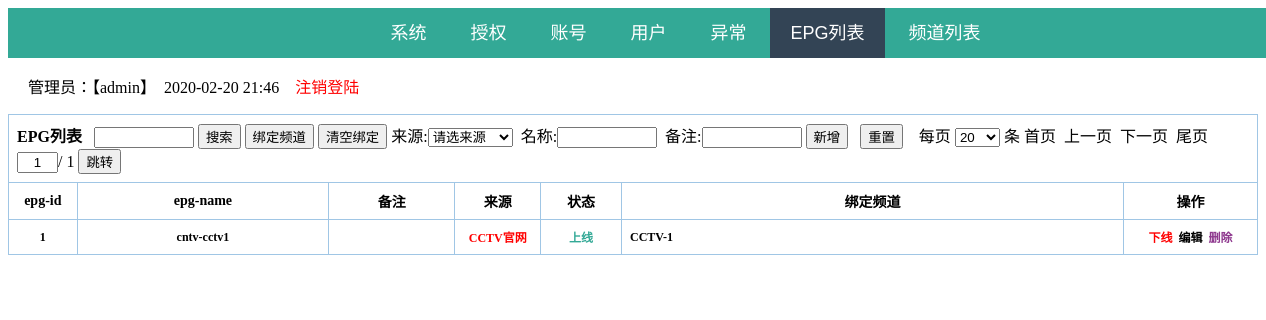
Screenshot of /admin/epg.php (signed in) with the database file from the repository.
### tables this page shows
CREATE TABLE `chzb_admin` (
  `id` int(11) NOT NULL AUTO_INCREMENT,
  `name` varchar(16) NOT NULL,
  `psw` varchar(16) NOT NULL,
  `showcounts` int(11) NOT NULL DEFAULT '100',
  `author1` tinyint(4) NOT NULL DEFAULT '0',
  `author2` tinyint(4) NOT NULL DEFAULT '0',
  `useradmin` tinyint(4) NOT NULL DEFAULT '0',
  `channeladmin` tinyint(4) NOT NULL DEFAULT '0',
  `ipcheck` tinyint(11) NOT NULL DEFAULT '0',
  `unbind` tinyint(4) DEFAULT '0',
  PRIMARY KEY (`id`)
);

CREATE TABLE `chzb_epg` (
  `id` int(11) NOT NULL AUTO_INCREMENT,
  `name` varchar(100) NOT NULL,
  `content` text,
  `status` tinyint(1) NOT NULL DEFAULT '1',
  `beizhu` varchar(100) DEFAULT NULL,
  `epg` varchar(100) DEFAULT NULL,
  `bdpd` varchar(10) DEFAULT NULL,
  PRIMARY KEY (`id`) USING BTREE
);

### val.php (called while the page is built, shortened)
<?php
if(isset($_SESSION['user'])){
  $user=$_SESSION['user'];
}else{
  header("location:userlogin.php");
}
?>

### admin/epg.php (the view, shortened to what this page needs)
<?php
include_once "nav.php";
if(isset($_GET['page'])){
	$page=$_GET['page'];
}else{
	$page=1;
}
$result=mysqli_query($GLOBALS['conn'],"select showcounts from chzb_admin where name='$user'");
if($row=mysqli_fetch_array($result)){
	$recCounts=$row['showcounts'];
}else{
	$recCounts=100;
}
$result=mysqli_query($GLOBALS['conn'],"select count(*) from chzb_epg");
if($row=mysqli_fetch_array($result)){
	$pageCount=ceil($row[0]/$recCounts);
}else{
	$userCount=0;
	$pageCount=1;
}
?>
<center>
<table border="1" bordercolor="#a0c6e5" style="border-collapse:collapse;">
    <tr>
	    <td colspan=11><b>EPG列表</b>&nbsp;&nbsp;
		    <form method="GET">
				<input type="text" style="width:100px;" name="keywords" value="<?php echo $keywords;?>">
				<input type="submit" name="submitsearch" value="搜索">
			</form>
			<form method="POST">
			    <input type="submit" name="bdpd" value="绑定频道" onclick="return confirm('自动绑定频道列表后,如果不准确请手动修改!!!')">
				<input type="submit" name="qkbd" value="清空绑定" onclick="return confirm('确定要清空绑定的频道列表吗？')">
			</form>
		    <form method="post" action="?act=add">
		        来源:<select id="epg" name="epg"> <option value="">请选来源</option><option value="cntv">CCTV官网</option><option value="tvsou">搜视网</option><option value="51zmt">51zmt</option></select>&nbsp;
                名称:<input type="text" style="width:100px;" name="name">&nbsp; 备注:<input type="text" style="width:100px;" name="beizhu">&nbsp;<input type="submit" value="新增">&nbsp;&nbsp; <input type="reset" value="重置">
            </form>
            &nbsp;&nbsp;
		    每页
			<form method="POST" id="recCounts">
			<select id="sel" name="recCounts" onchange="submitForm();">
			<?php
			switch ($recCounts) {
				case '20':
					echo "<option value=\"20\" selected=\"selected\">20</option>";
					break;
			}
			?>
			</select>
			</form>条
			<a href="<?php echo '?keywords='.$keywords.'&page=1'?>">首页</a>&nbsp;
			<a href="<?php if($page>1){$p=$page-1;}else{$p=1;} echo '?keywords='.$keywords.'&page='.$p?>">上一页</a>&nbsp;
			<a href="<?php if($page<$pageCount){$p=$page+1;} else {$p=$page;} echo '?keywords='.$keywords.'&page='.$p?>">下一页</a>&nbsp;
			<a href="<?php echo '?keywords='.$keywords.'&page='.$pageCount?>">尾页</a>
			<form method="post" id="jumpto">
			<input type="text" name="jumpto" style="text-align: center;" size=2 value="<?php echo $page?>">/
			<?php echo $pageCount?>
			<button onclick="submitjump()">跳转</button>
			</form>
		</td>
	</tr>
	<tr>
	    <td width="60" align="center" style="font-size:14px;height:35px;font-weight: bold;">epg-id</td>
        <td width="300" align="center" style="font-size:14px;font-weight: bold;">epg-name</td>
		<td width="140" align="center" style="font-size:14px;font-weight: bold;">备注</td>
		<td width="80" align="center" style="font-size:14px;font-weight: bold;">来源</td>
        <td width="80" align="center" style="font-size:14px;font-weight: bold;">状态</td>
        <td width="630" align="center" style="font-size:14px;font-weight: bold;">绑定频道</td>
        <td width="150" align="center" style="font-size:14px;font-weight: bold;">操作</td>
	</tr>
<?php
$recStart=$recCounts*($page-1);
$result=mysqli_query($GLOBALS['conn'],"select * from chzb_epg $searchparam limit $recStart,$recCounts");
while ($r=mysqli_fetch_array($result,MYSQLI_ASSOC)) {
	if ($r["status"]) {
	    $stu="<font color=\"#33a996\">上线</font>";
		$stus="<a href=\"?act=downline&id=".$r["id"]."\"><font color=\"red\">下线</font></a>";
	}else {
	    $stu="<font color=\"red\">下线</font>";
		$stus="<a href=\"?act=online&id=".$r["id"]."\"><font color=\"#33a996\">上线</font></a>";
	}
	$epg = explode("-",$r['name']);
	if($epg[0] == 'cntv'){
			$epgname = 'CCTV官网';
	}else if($epg[0] == 'tvsou'){
			$epgname = '搜视网';
	}else if($epg[0] == '51zmt'){
			$epgname = '51zmt';
	}
	 echo"<tr>";
	 echo"<td width=\"60\" align=\"center\" style=\"font-size:12px;height:35px;font-weight: bold;\">".$r["id"]."</td>";
	 echo"<td width=\"300\" align=\"center\" style=\"font-size:12px;font-weight: bold;\">".$r["name"]."</td>";
	 echo"<td width=\"140\" align=\"center\" style=\"font-size:12px;font-weight: bold;\"><font color=\"red\">".$r["beizhu"]."</font></td>";
	 echo"<td width=\"80\" align=\"center\" style=\"font-size:12px;font-weight: bold;\"><font color=\"red\">".$epgname."</font></td>";
	 echo"<td width=\"80\" align=\"center\" style=\"font-size:12px;font-weight: bold;\">".$stu."</td>";
	 echo"<td width=\"630\" align=\"left\" style=\"font-size:12px;font-weight: bold;\">".$r["content"]."</td>";
	 echo"<td width=\"150\" align=\"center\" style=\"font-size:12px;font-weight: bold;\">
	 ".$stus."&nbsp;
	 <a href=\"?act=edit&id=".$r["id"]."\">编辑</a>&nbsp;
	 <a href=\"?act=dels&id=".$r["id"]."\"><font color=\"#8E388E\">删除</font></a>
	 </td>";
	 echo"</tr>";
}
?>
</table>
</center>
</html>

### admin/epg.php (style rules this page uses)
form { margin:0px;display: inline }
td { padding: 8px; }

### admin/nav.php (style rules this page uses)
a:link, a:visited { text-decoration: none; color: #000 }

### rows the page displays
chzb_admin: recCounts "20"
chzb_epg: id "1", name "cntv-cctv1", name "CCTV官网", status "上线", content "CCTV-1"

### other values shown
$user "admin"
$pageCount "1"
